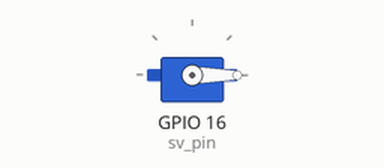
Bench run of a program on a simulated ESP8266 board running MicroPython. On the bench: servo.

Above: at 1.05 s.
At 5.0 s:
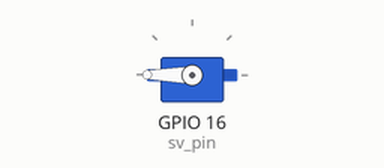
Timing chart, 0 to 6.2 s (numbered marks = the images above):
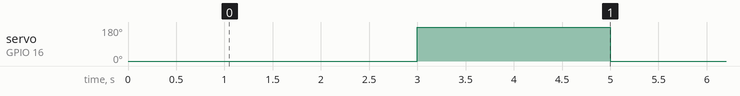

The program:

demo1servo.py
```python
# demo#1 servo motor: showing PWM
# servo is connected to GPIO14
# 2017-1008 PePo demo for college #5

import machine, time
import servo
# Notice: module servo.py on Smartworld >> SmartDevices
# It's a modified servo module from DiCola: extended with deinit()

# create servo object - default arguments
sv_pin = machine.Pin(16, machine.Pin.OUT) #Huzzah: Servo op GPIO14
sv = servo.Servo(sv_pin)
time.sleep(1)

# sweep servo between 0 en 180 degrees, and back
try:
    while True:
        sv.write_angle(0)
        time.sleep(2)
        sv.write_angle(180)
        time.sleep(2)
except:
  sv.deinit()
  print('done!')
```

Measured:
- by itself, servo on GPIO 16 (sv_pin): alternates 180° for 2.0 s and 0° for 2.0 s
